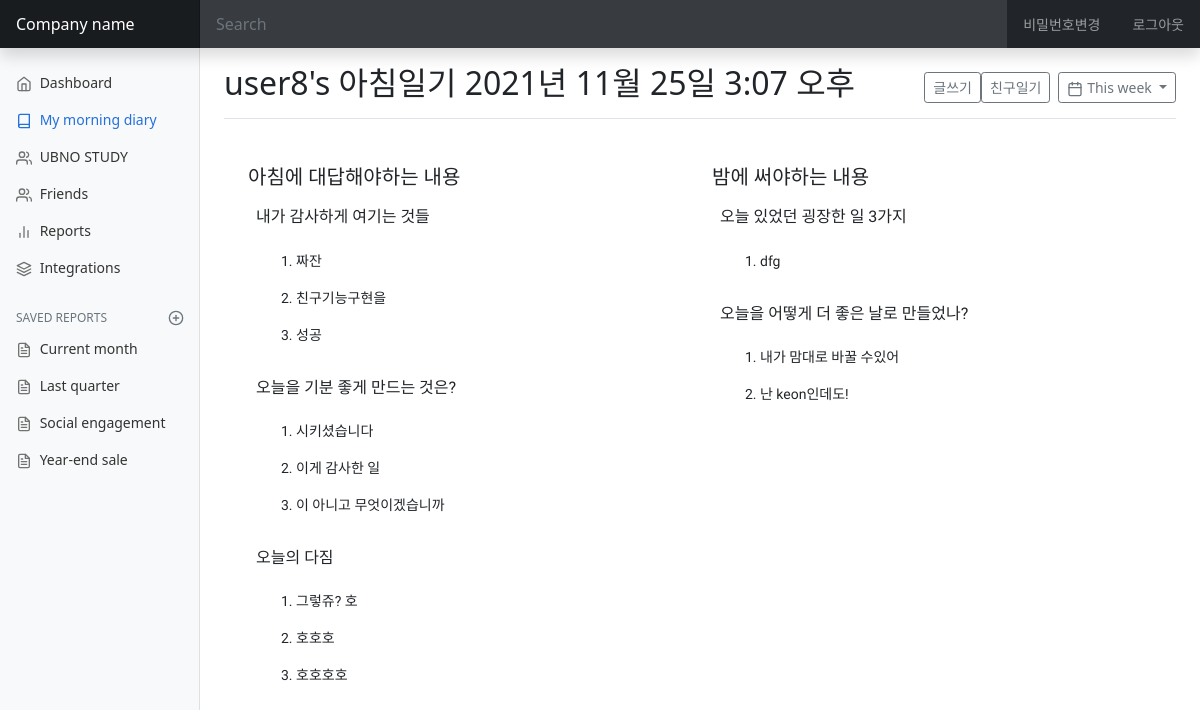
Page /today_diary/see_diary/14/ on the committed database.
### diary/models.py (models this page shows, shortened)
class User(AbstractUser):
    nickname = models.CharField(
        max_length=15,
        unique=True,
        null=True,
        validators=[validate_no_special_characters],
        error_messages={'unique': '이미 사용중인 닉네임입니다.'},
    )
    friends = models.ManyToManyField('self', blank=True)

class Diary(models.Model):
    thanks = models.TextField(blank=True, null=True)
    feelgood = models.TextField(blank=True, null=True)
    promise = models.TextField(blank=True, null=True)
    donegood = models.TextField(blank=True, null=True)
    makegood = models.TextField(blank=True, null=True)
    dt_created = models.DateTimeField(auto_now_add=True)
    dt_modified = models.DateTimeField(auto_now=True)
    author = models.ForeignKey(User, on_delete=models.SET_NULL, null=True)

### diary/views.py (the view, shortened to what this page needs)
# urls.py: path('today_diary/see_diary/<int:diary_id>/', views.SeeDiary.as_view(), name='see-diary'),
class SeeDiary(LoginRequiredMixin, UserPassesTestMixin, View):
    raise_exception = True
    def get(self, request, diary_id):
        target_diary = Diary.objects.get(pk=diary_id)
        context = {
            "diary": target_diary,
            "user": target_diary.author,
            "user_id": target_diary.author.pk,
            "target_diary": target_diary,
            "thanks_list": target_diary.thanks.split(", "),
            "feelgood_list": target_diary.feelgood.split(", "),
            "promise_list": target_diary.promise.split(", "),
            "donegood_list": target_diary.donegood.split(", "),
            "makegood_list": target_diary.makegood.split(", ")
        }
        return render(request, 'diary/today_diary.html', context=context)

### diary/templates/diary/today_diary.html (shortened to what this page needs)
{% extends 'base.html' %}
{% block main_area %}
<main class="col-md-9 ms-sm-auto col-lg-10 px-md-4">
	<div class="d-flex justify-content-between flex-wrap flex-md-nowrap align-items-center pt-3 pb-2 mb-3 border-bottom">
		<h1 class="h2">{{ user.username }}'s 아침일기 {{diary.dt_modified}}</h1>
		<div class="btn-toolbar mb-2 mb-md-0">
			<div class="btn-group me-2">
				<a href="{% url 'diary-write' %}"><button type="button" class="btn btn-sm btn-outline-secondary">글쓰기</button></a>
				<a href="{% url 'friends-diary' request.user.pk %}"><button type="button" class="btn btn-sm btn-outline-secondary">친구일기</button></a>
			</div>
			<button type="button" class="btn btn-sm btn-outline-secondary dropdown-toggle">
				<span data-feather="calendar"></span>
				This week
			</button>
		</div>
	</div>
  <div class="row">
		<div class="container body-content">
			<div class="container">
				<div class="row justify-content-start" style="padding-top:10px;">
					<div class="col-12 col-md-6" style="padding-top:10px;">
						<div class="row justify-content-center diary-content" style="padding-top:10px;">
							<h5>아침에 대답해야하는 내용</h5>
						</div>
						<div class="row justify-content-center diary-content" style="padding-top:10px;">
							<h6 class="ms-3">내가 감사하게 여기는 것들</h6>
							<ol>
								{% for thanks in thanks_list %}
								<p><li class="ms-5">{{ i }} {{ thanks }}</li></p>
								{% endfor %}
							</ol>
							<h6 class="ms-3">오늘을 기분 좋게 만드는 것은?</h6>
							<ol>
								{% for feelgood in feelgood_list %}
								<p><li class="ms-5">{{ i }} {{ feelgood }}</li></p>
								{% endfor %}
							</ol>
							<h6 class="ms-3">오늘의 다짐</h6>
							<ol>
								{% for promise in promise_list %}
								<p><li class="ms-5">{{ i }} {{ promise }}</li></p>
								{% endfor %}
							</ol>
						</div>
					</div>
					<div class="col-12 col-md-6" style="padding-top:10px;">
						<div class="row justify-content-center diary-content" style="padding-top:10px;">
							<h5>밤에 써야하는 내용</h5>
						</div>
						<div class="row justify-content-center diary-content" style="padding-top:10px;">
							<h6 class="ms-3">오늘 있었던 굉장한 일 3가지</h6>
							<ol>
								{% for donegood in donegood_list %}
								<p><li class="ms-5">{{ i }} {{ donegood }}</li></p>
								{% endfor %}
							</ol>
							<h6 class="ms-3">오늘을 어떻게 더 좋은 날로 만들었나?</h6>
							<ol>
								{% for makegood in makegood_list %}
								<p><li class="ms-5">{{ i }} {{ makegood }}</li></p>
								{% endfor %}
							</ol>
						</div>
					</div>
				</div>
			</div>
		</div>
	</div>
	</div>
{% endblock main_area %}

### diary/static/diary/css/dashboard.css (style rules this page uses)
body { font-size: .875rem; }
.feather { width: 16px; height: 16px; vertical-align: text-bottom; }

### diary/static/diary/css/diary.css (style rules this page uses)
.diary-content { font-family: 'Stylish', sans-serif; }

### rows in the picture
User: username "user8"
Diary: dt_modified "2021년 11월 25일 3:07 오후", donegood_list "dfg"

### other values in the picture
{{ thanks }} "짜잔" "친구기능구현을" "성공"
{{ feelgood }} "시키셨습니다" "이게 감사한 일" "이 아니고 무엇이겠습니까"
{{ promise }} "그렇쥬? 호" "호호호" "호호호호"
{{ makegood }} "내가 맘대로 바꿀 수있어" "난 keon인데도!"
